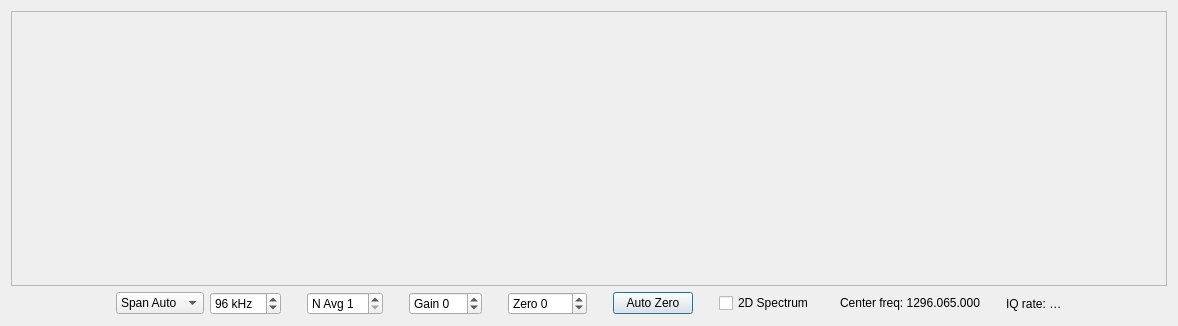
<?xml version="1.0" encoding="UTF-8"?>
<ui version="4.0">
 <class>WideGraph</class>
 <widget class="QDialog" name="WideGraph">
  <property name="geometry">
   <rect>
    <x>0</x>
    <y>0</y>
    <width>1178</width>
    <height>326</height>
   </rect>
  </property>
  <property name="windowTitle">
   <string>Dialog</string>
  </property>
  <layout class="QVBoxLayout" name="verticalLayout_2" stretch="1,0">
   <item>
    <widget class="CPlotter" name="widePlot">
     <property name="enabled">
      <bool>true</bool>
     </property>
     <property name="sizePolicy">
      <sizepolicy hsizetype="Expanding" vsizetype="Expanding">
       <horstretch>0</horstretch>
       <verstretch>0</verstretch>
      </sizepolicy>
     </property>
     <property name="minimumSize">
      <size>
       <width>400</width>
       <height>200</height>
      </size>
     </property>
     <property name="frameShape">
      <enum>QFrame::StyledPanel</enum>
     </property>
     <property name="frameShadow">
      <enum>QFrame::Sunken</enum>
     </property>
     <property name="lineWidth">
      <number>1</number>
     </property>
    </widget>
   </item>
   <item>
    <layout class="QVBoxLayout" name="verticalLayout">
     <item>
      <layout class="QHBoxLayout" name="horizontalLayout_3">
       <item>
        <spacer name="horizontalSpacer_8">
         <property name="orientation">
          <enum>Qt::Horizontal</enum>
         </property>
         <property name="sizeHint" stdset="0">
          <size>
           <width>40</width>
           <height>20</height>
          </size>
         </property>
        </spacer>
       </item>
       <item>
        <widget class="QComboBox" name="cbFreqSpanMode">
         <property name="toolTip">
          <string>Span: Auto follows the active IQ rate; 96 / 256 select fixed widths (chosen value persists even when QMAP runs at a smaller rate); User enables the editable value to the right.</string>
         </property>
         <item>
          <property name="text">
           <string>Span Auto</string>
          </property>
         </item>
         <item>
          <property name="text">
           <string>Span 96</string>
          </property>
         </item>
         <item>
          <property name="text">
           <string>Span 256</string>
          </property>
         </item>
         <item>
          <property name="text">
           <string>Span User</string>
          </property>
         </item>
        </widget>
       </item>
       <item>
        <widget class="QSpinBox" name="freqSpanValueSpinBox">
         <property name="sizePolicy">
          <sizepolicy hsizetype="Preferred" vsizetype="Fixed">
           <horstretch>0</horstretch>
           <verstretch>0</verstretch>
          </sizepolicy>
         </property>
         <property name="minimumSize">
          <size>
           <width>70</width>
           <height>0</height>
          </size>
         </property>
         <property name="toolTip">
          <string>Editable in User mode (90..256 kHz). Read-only in Auto/96/256.</string>
         </property>
         <property name="suffix">
          <string> kHz</string>
         </property>
         <property name="minimum">
          <number>90</number>
         </property>
         <property name="maximum">
          <number>256</number>
         </property>
         <property name="singleStep">
          <number>5</number>
         </property>
         <property name="value">
          <number>96</number>
         </property>
        </widget>
       </item>
       <item>
        <spacer name="horizontalSpacer_2">
         <property name="orientation">
          <enum>Qt::Horizontal</enum>
         </property>
         <property name="sizeType">
          <enum>QSizePolicy::Fixed</enum>
         </property>
         <property name="sizeHint" stdset="0">
          <size>
           <width>20</width>
           <height>20</height>
          </size>
         </property>
        </spacer>
       </item>
       <item>
        <widget class="QSpinBox" name="waterfallAvgSpinBox">
         <property name="sizePolicy">
          <sizepolicy hsizetype="Preferred" vsizetype="Fixed">
           <horstretch>0</horstretch>
           <verstretch>0</verstretch>
          </sizepolicy>
         </property>
         <property name="minimumSize">
          <size>
           <width>0</width>
           <height>0</height>
          </size>
         </property>
         <property name="maximumSize">
          <size>
           <width>16777215</width>
           <height>16777215</height>
          </size>
         </property>
         <property name="prefix">
          <string>N Avg </string>
         </property>
         <property name="minimum">
          <number>1</number>
         </property>
         <property name="maximum">
          <number>20</number>
         </property>
        </widget>
       </item>
       <item>
        <spacer name="horizontalSpacer_3">
         <property name="orientation">
          <enum>Qt::Horizontal</enum>
         </property>
         <property name="sizeType">
          <enum>QSizePolicy::Fixed</enum>
         </property>
         <property name="sizeHint" stdset="0">
          <size>
           <width>20</width>
           <height>20</height>
          </size>
         </property>
        </spacer>
       </item>
       <item>
        <widget class="QSpinBox" name="gainSpinBox">
         <property name="sizePolicy">
          <sizepolicy hsizetype="Preferred" vsizetype="Fixed">
           <horstretch>0</horstretch>
           <verstretch>0</verstretch>
          </sizepolicy>
         </property>
         <property name="maximumSize">
          <size>
           <width>16777215</width>
           <height>16777215</height>
          </size>
         </property>
         <property name="prefix">
          <string>Gain </string>
         </property>
         <property name="minimum">
          <number>-20</number>
         </property>
         <property name="maximum">
          <number>20</number>
         </property>
        </widget>
       </item>
       <item>
        <spacer name="horizontalSpacer_4">
         <property name="orientation">
          <enum>Qt::Horizontal</enum>
         </property>
         <property name="sizeType">
          <enum>QSizePolicy::Fixed</enum>
         </property>
         <property name="sizeHint" stdset="0">
          <size>
           <width>20</width>
           <height>20</height>
          </size>
         </property>
        </spacer>
       </item>
       <item>
        <widget class="QSpinBox" name="zeroSpinBox">
         <property name="sizePolicy">
          <sizepolicy hsizetype="Preferred" vsizetype="Fixed">
           <horstretch>0</horstretch>
           <verstretch>0</verstretch>
          </sizepolicy>
         </property>
         <property name="maximumSize">
          <size>
           <width>16777215</width>
           <height>16777215</height>
          </size>
         </property>
         <property name="prefix">
          <string>Zero </string>
         </property>
         <property name="minimum">
          <number>-100</number>
         </property>
         <property name="maximum">
          <number>100</number>
         </property>
        </widget>
       </item>
       <item>
        <spacer name="horizontalSpacer_5">
         <property name="orientation">
          <enum>Qt::Horizontal</enum>
         </property>
         <property name="sizeType">
          <enum>QSizePolicy::Fixed</enum>
         </property>
         <property name="sizeHint" stdset="0">
          <size>
           <width>20</width>
           <height>20</height>
          </size>
         </property>
        </spacer>
       </item>
       <item>
        <widget class="QPushButton" name="autoZeroPushButton">
         <property name="text">
          <string>Auto Zero</string>
         </property>
        </widget>
       </item>
       <item>
        <spacer name="horizontalSpacer_6">
         <property name="orientation">
          <enum>Qt::Horizontal</enum>
         </property>
         <property name="sizeType">
          <enum>QSizePolicy::Fixed</enum>
         </property>
         <property name="sizeHint" stdset="0">
          <size>
           <width>20</width>
           <height>20</height>
          </size>
         </property>
        </spacer>
       </item>
       <item>
        <widget class="QCheckBox" name="cbSpec2d">
         <property name="text">
          <string>2D Spectrum</string>
         </property>
        </widget>
       </item>
       <item>
        <spacer name="horizontalSpacer_7">
         <property name="orientation">
          <enum>Qt::Horizontal</enum>
         </property>
         <property name="sizeType">
          <enum>QSizePolicy::Fixed</enum>
         </property>
         <property name="sizeHint" stdset="0">
          <size>
           <width>20</width>
           <height>20</height>
          </size>
         </property>
        </spacer>
       </item>
       <item>
        <widget class="QLabel" name="labFreq">
         <property name="text">
          <string>&lt;html&gt;&lt;head/&gt;&lt;body&gt;&lt;p&gt;Center freq:   1296.065.000&lt;/p&gt;&lt;/body&gt;&lt;/html&gt;</string>
         </property>
        </widget>
       </item>
       <item>
        <spacer name="horizontalSpacer_iqRate">
         <property name="orientation">
          <enum>Qt::Horizontal</enum>
         </property>
         <property name="sizeType">
          <enum>QSizePolicy::Fixed</enum>
         </property>
         <property name="sizeHint" stdset="0">
          <size>
           <width>20</width>
           <height>20</height>
          </size>
         </property>
        </spacer>
       </item>
       <item>
        <widget class="QLabel" name="labIqRate">
         <property name="toolTip">
          <string>Active Linrad IQ sample rate. 'auto' = detected from bridge handshake; 'manual' = forced via INI/CLI.</string>
         </property>
         <property name="text">
          <string>IQ rate: …</string>
         </property>
        </widget>
       </item>
       <item>
        <spacer name="horizontalSpacer">
         <property name="orientation">
          <enum>Qt::Horizontal</enum>
         </property>
         <property name="sizeHint" stdset="0">
          <size>
           <width>40</width>
           <height>20</height>
          </size>
         </property>
        </spacer>
       </item>
      </layout>
     </item>
    </layout>
   </item>
  </layout>
 </widget>
 <customwidgets>
  <customwidget>
   <class>CPlotter</class>
   <extends>QFrame</extends>
   <header>plotter.h</header>
   <container>1</container>
  </customwidget>
 </customwidgets>
 <resources/>
 <connections/>
</ui>
